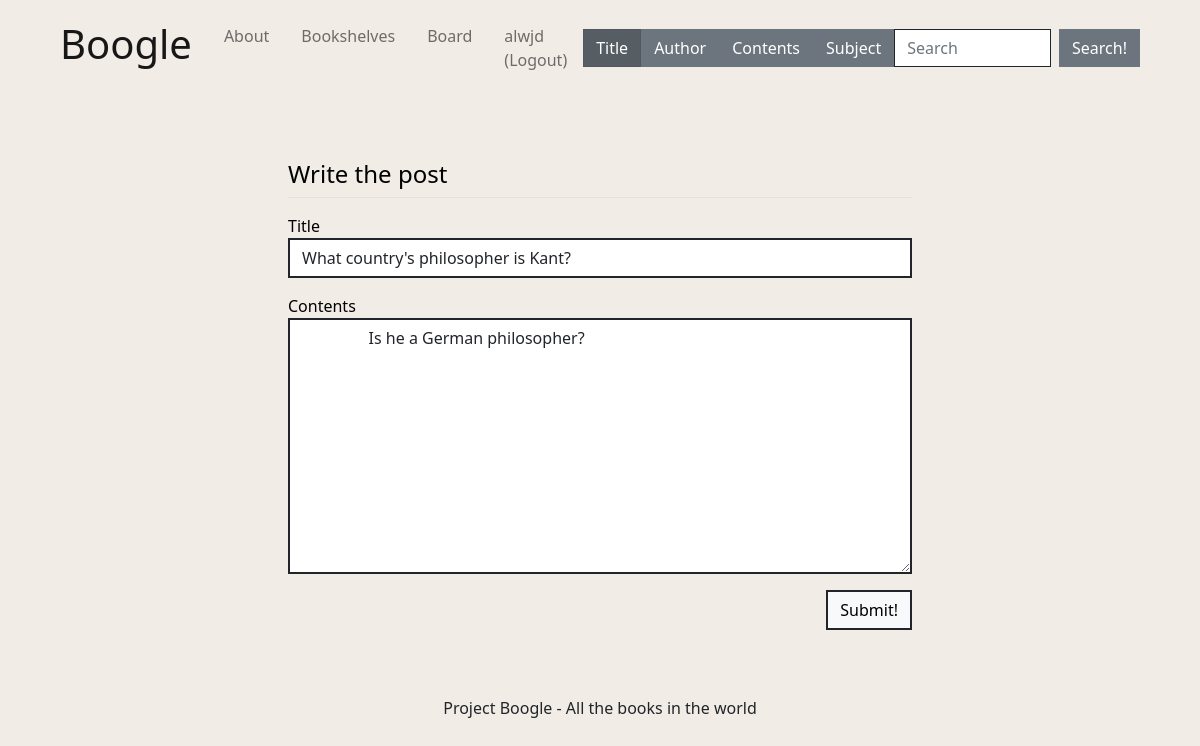
/question/modify/6 (signed in), run on the app's committed database.
### pybo/models.py (models this page shows)
class User(db.Model):
    __tablename__ = 'user'   #테이블 이름 : user
    id = db.Column(db.Integer, primary_key = True)   #id를 프라이머리키로 설정
    username = db.Column(db.String(8), nullable = False)
    email = db.Column(db.String(32), nullable = False)
    password = db.Column(db.String(64), nullable = False)

class Question(db.Model):
    id = db.Column(db.Integer, primary_key=True)
    subject = db.Column(db.String(200), nullable=False)
    content = db.Column(db.Text(), nullable=False)
    create_date = db.Column(db.DateTime(), nullable=False)
    modify_date = db.Column(db.DateTime(), nullable=True)
    user_id = db.Column(db.Integer, db.ForeignKey('user.id', ondelete='CASCADE'), nullable=False)
    user = db.relationship('User', backref=db.backref('question_set'))

### pybo/views/question_views.py (the view)
@bp.route('/modify/<int:question_id>', methods=('GET', 'POST'))
@login_required
def modify(question_id):
    question = Question.query.get_or_404(question_id)
    if g.user != question.user:
        flash('수정권한이 없습니다')
        return redirect(url_for('question.detail', question_id=question_id))
    if request.method == 'POST':  # POST 요청
        form = QuestionForm()
        if form.validate_on_submit():
            form.populate_obj(question)
            question.modify_date = datetime.now()  # 수정일시 저장
            db.session.commit()
            return redirect(url_for('question.detail', question_id=question_id))
    else:  # GET 요청
        form = QuestionForm(obj=question)
    return render_template('question/question_form.html', form=form)

### pybo/forms.py
class QuestionForm(FlaskForm):
    subject = StringField('제목', validators=[DataRequired('Title is a required entry.')])
    content = TextAreaField('내용', validators=[DataRequired('Content is a required entry.')])

### pybo/views/auth_views.py (called while the page is built)
def login_required(view):
    @functools.wraps(view)
    def wrapped_view(*args, **kwargs):
        if g.user is None:
            _next = request.url if request.method == 'GET' else ''
            return redirect(url_for('auth.login', next=_next))
        return view(*args, **kwargs)
    return wrapped_view

@bp.before_app_request
def load_logged_in_user():
    user_id = session.get('user_id')
    if user_id is None:
        g.user = None
    else:
        g.user = User.query.get(user_id)

### pybo/templates/question/question_form.html (shortened to what this page needs)
{% extends 'main/base.html' %}
{% block head %}
{{ super() }}
    <link rel="stylesheet" href="{{ url_for('static', filename='css/bootstrap.min.css') }}">
{% endblock %}
{% block content %}
<div class="container">
    <h4 class="my-3 border-bottom pb-2">Write the post</h4>
    <form method="post" class="my-3">
        <div class="mb-3">
            <label for="subject">Title</label>
            <input type="text" class="form-control border border-dark border-2 rounded-0" name="subject" id="subject"
            value="{{ form.subject.data or '' }}">
        </div>
        <div class="mb-3">
            <label for="content">Contents</label>
            <textarea class="form-control border border-dark border-2 rounded-0" name="content" id="content" rows="10">
                {{ form.content.data or '' }}
            </textarea>
        </div>
        <button type="submit" class="btn btn-light border border-dark border-2 rounded-0 font-weight-bold" style="float:right;">Submit!</button>
    </form>
</div>
{% endblock %}

### pybo/templates/main/base.html (shortened to what this page needs)
<!DOCTYPE html>
<html lang="eng">
    <head>
        {% block head %}
        <link rel="stylesheet" href="{{ url_for('static', filename='css/bootstrap.min.css')}}">
        <link rel="stylesheet" href="https://cdn.jsdelivr.net/npm/bootstrap-icons@1.8.3/font/bootstrap-icons.css">
        <link rel="stylesheet" href="{{ url_for('static', filename='css/base.css')}}">
        {% endblock %}
    </head>
    <body class="d-flex flex-column min-vh-100">
      <nav class="navbar navbar-expand-lg navbar-light bg-transparent mx-5">
        <div class="container-fluid">
          <a class="navbar-brand" href ="{{ url_for('main.index') }}"><h1>Boogle</h1></a>
          <div class="collapse navbar-collapse" id="navbarSupportedContent">
            <ul class="navbar-nav me-auto mb-2 mb-lg-0">
              <li class="nav-item">
                <a class="nav-link m-2" href ="{{ url_for('main.about') }}">About</a>
              </li>
              <li class="nav-item">
                <a class="nav-link m-2" href ="{{ url_for('book.bookshelves') }}">Bookshelves</a>
              </li>
              <li class="nav-item">
                <a class="nav-link m-2" href ="{{ url_for('question.board') }}">Board</a>
              </li>
              {% if g.user %}
                <li class="nav-item">
                  <a class="nav-link m-2" href="{{ url_for('auth.logout') }}">{{ g.user.username }} (Logout)</a>
                </li>
              {% endif %}
            </ul>
            <form class="d-flex" method="get" action="{{ url_for('book.search') }}">
              <label class="btn btn-secondary rounded-0" for="option1">Title</label>
              <label class="btn btn-secondary rounded-0" for="option2">Author</label>
              <label class="btn btn-secondary rounded-0" for="option3">Contents</label>
              <label class="btn btn-secondary rounded-0" for="option4">Subject</label>
              <input class="form-control me-2 border-dark rounded-0" type="search" name="book" placeholder="Search" aria-label="Search" id="book" rows="3">
              <button class="btn btn-secondary border-secondary rounded-0" type="submit">Search!</button>
            </form>
          </div>
        </div>
      </nav>
      <section class="m-5">
        <div class="content-container">
          <div class="row gx-4 gx-lg-5 justify-content-center">
            <div class="col-md-8">
              {% block content %}{% endblock %}
            </div>
          </div>
        </div>
      </section>
      <footer class="py-5 mt-auto">
        <div class="page-bottom">
          <div class="copyright">
            Project Boogle - All the books in the world
          </div>
        </div>
      </footer>
    </body>
</html>

### pybo/static/css/base.css (style rules this page uses)
body, html { margin: 0; background: #F2ECE7 !important; color: black; font-family: 'Inter', sans-serif; min-height: 100vh; width: 100%; display: -webkit-box; display: -ms-flexbox; display: flex; -webkit-box-orient: horizontal; -webkit-box-direction: normal; -ms-flex-direction: column; flex-direction: column; -webkit-box-align: center; -ms-flex-align: center; }
* { box-sizing: border-box; }
body { min-height: 100%; }
a:link { color : black; text-decoration: none; }
.content-container { flex:1; color: black; }
.page-bottom { height: 30px; position: relative; transform: translateY(-100%); width: 100%; }
.copyright { text-align: center; }

### data on the page
User: user.username "alwjd"
Question: subject "What country's philosopher is Kant?", content "Is he a German philosopher?"
